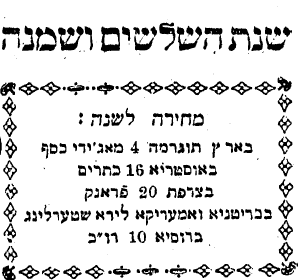
#> input picture Document/1/Img/Ad0010401.png, 298 x 280 px, found by its file name
$ python Test1.py   (Python 2 division)   (older library calls are emulated)
#> lines starting #> are read from the running program, lines starting #| are printed output that depends on the picture; after the words box and inside, x2 and y2 are one past the last pixel; in counts of white or black regions, pixels touching at a corner belong together
import numpy as np
import cv2
import cv2.cv as cv

im = cv2.imread('/Users/asafvaladarsky/Documents/img/Ad0010401.png')
#> im is the input picture: shape (280, 298, 3); min 0, max 255, mean 221.9
imgray = cv2.cvtColor(im,cv2.COLOR_BGR2GRAY)

invert = 255 - imgray
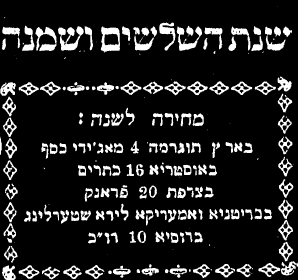
#> invert: shape (280, 298); min 0, max 255, mean 33.1
cv2.imwrite('/Users/asafvaladarsky/Documents/pic1.png', invert)

#ret,thresh = cv2.threshold(invert,0,0,0)
contours, hierarchy = cv2.findContours(invert,cv2.RETR_TREE,cv2.CHAIN_APPROX_SIMPLE)
#> contours = 365 contours, 230 with area under 20; largest, box (x1, y1, x2, y2) and area: (278, 199, 293, 262) 459, (58, 26, 93, 51) 416, (100, 26, 120, 53) 406, (35, 27, 57, 51) 400, (258, 261, 298, 277) 306
print invert
#> (printed output is left out)

cv2.drawContours(invert, contours, -1, (255,0,0), 1 )
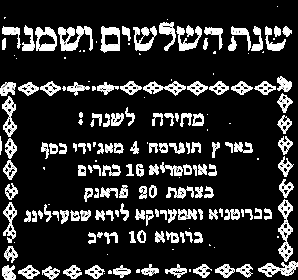
#> invert: shape (280, 298); 9.02% of pixels changed, all inside (x1, y1, x2, y2) = (0, 6, 298, 280)

cv2.imshow('image', invert)
0xFF & cv2.waitKey()
cv2.destroyAllWindows()


'''
gray = cv2.cvtColor(im,cv2.COLOR_BGR2GRAY)
blur = cv2.GaussianBlur(gray,(5,5),0)
thresh = cv2.adaptiveThreshold(blur,255,1,1,11,2)

#################      Now finding Contours         ###################


contours0, hierarchy = cv2.findContours( im, cv2.RETR_TREE, cv2.CHAIN_APPROX_SIMPLE)
contours = [cv2.approxPolyDP(cnt, 3, True) for cnt in contours0]

def update(levels):
    vis = np.zeros((cvImg.height, cvImg.width, 3), np.uint8)
    levels = levels - 3
    cv2.drawContours( vis, contours, (-1, 3)[levels <= 0], (128,255,255),
        3, cv2.CV_AA, hierarchy, abs(levels) )
    cv2.imshow('contours', vis)

update(3)
cv2.createTrackbar( "levels+3", "contours", 3, 7, update )
cv2.imshow('image', img)
0xFF & cv2.waitKey()
cv2.destroyAllWindows()
'''
'''
contours,hierarchy = cv2.findContours(thresh,cv2.RETR_LIST,cv2.CHAIN_APPROX_SIMPLE)

samples =  np.empty((0,100))
responses = []
keys = [i for i in range(48,58)]

print len(contours)

for cnt in contours:
    if cv2.contourArea(cnt)>50:
        [x,y,w,h] = cv2.boundingRect(cnt)

        if  h>28:
            cv2.rectangle(im,(x,y),(x+w,y+h),(0,0,255),2)
            roi = thresh[y:y+h,x:x+w]
            roismall = cv2.resize(roi,(10,10))
            cv2.imshow('norm',im)
            key = cv2.waitKey(0)

            if key == 27:
                sys.exit()
            elif key in keys:
                responses.append(int(chr(key)))
                sample = roismall.reshape((1,100))
                samples = np.append(samples,sample,0)
        else:
            print "boho"

responses = np.array(responses,np.float32)
responses = responses.reshape((responses.size,1))
print("training complete")

np.savetxt('generalsamples.data',samples)
np.savetxt('generalresponses.data',responses)
'''

$ run again, with Document/1/Img/Ad0010501.png copied over Document/1/Img/Ad0010401.png
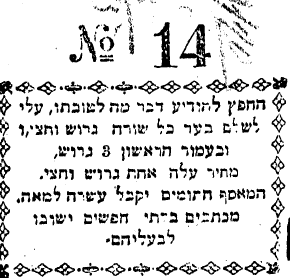
#> input picture Document/1/Img/Ad0010501.png, 290 x 278 px, found by its file name
#> im is the input picture: shape (278, 290, 3); min 0, max 255, mean 221.1
#> `invert = 255 - imgray`:
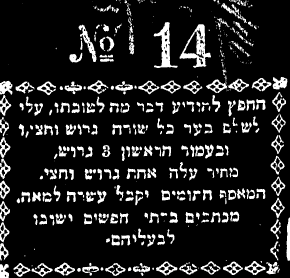
#> invert: shape (278, 290); min 0, max 255, mean 33.9
#> contours = 467 contours, 309 with area under 20; largest, box (x1, y1, x2, y2) and area: (179, 24, 211, 68) 658, (153, 22, 178, 68) 389, (206, 62, 249, 93) 357, (0, 117, 11, 179) 318, (0, 201, 10, 261) 298
#> (printed output is left out)
#> `cv2.drawContours(invert, contours, -1, (255,0,0), 1 )`:
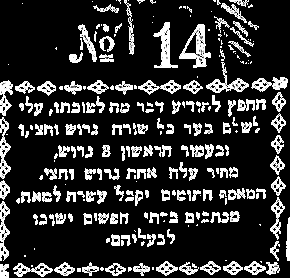
#> invert: shape (278, 290); 10.77% of pixels changed, all inside (x1, y1, x2, y2) = (0, 0, 290, 278)

$ run again, with Document/1/Img/Ad0010601.png copied over Document/1/Img/Ad0010401.png
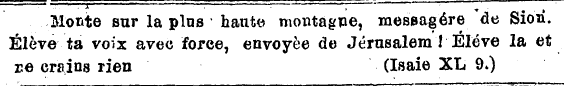
#> input picture Document/1/Img/Ad0010601.png, 564 x 86 px, found by its file name
#> im is the input picture: shape (86, 564, 3); min 0, max 255, mean 219.4
#> `invert = 255 - imgray`:
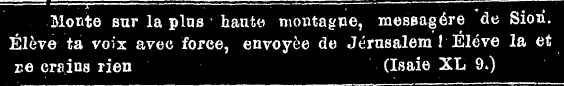
#> invert: shape (86, 564); min 0, max 255, mean 35.6
#> contours = 295 contours, 202 with area under 20; largest, box (x1, y1, x2, y2) and area: (50, 0, 564, 9) 1212, (93, 0, 296, 5) 526, (20, 82, 564, 86) 398, (367, 35, 408, 49) 234, (9, 33, 28, 50) 149
#> (printed output is left out)
#> `cv2.drawContours(invert, contours, -1, (255,0,0), 1 )`:
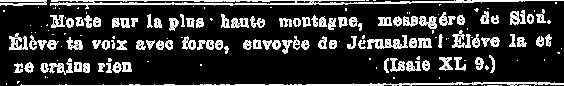
#> invert: shape (86, 564); 12.25% of pixels changed, all inside (x1, y1, x2, y2) = (0, 0, 564, 86)
